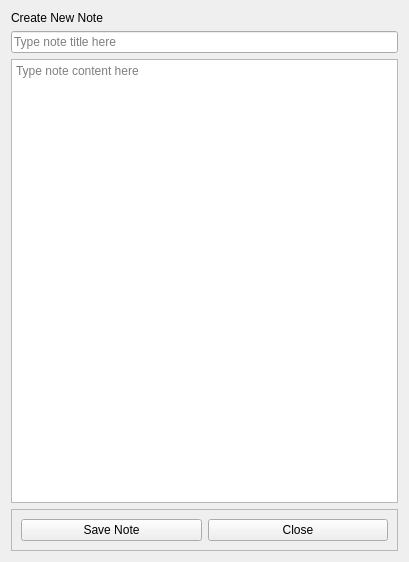
<?xml version="1.0" encoding="UTF-8"?>
<ui version="4.0">
 <class>AddNote</class>
 <widget class="QWidget" name="AddNote">
  <property name="geometry">
   <rect>
    <x>0</x>
    <y>0</y>
    <width>409</width>
    <height>562</height>
   </rect>
  </property>
  <property name="windowTitle">
   <string>Form</string>
  </property>
  <layout class="QVBoxLayout" name="verticalLayout">
   <item>
    <widget class="QLabel" name="label">
     <property name="text">
      <string>Create New Note</string>
     </property>
    </widget>
   </item>
   <item>
    <widget class="QLineEdit" name="lineEdit">
     <property name="maxLength">
      <number>10</number>
     </property>
     <property name="placeholderText">
      <string>Type note title here</string>
     </property>
    </widget>
   </item>
   <item>
    <widget class="QPlainTextEdit" name="plainTextEdit">
     <property name="placeholderText">
      <string>Type note content here</string>
     </property>
    </widget>
   </item>
   <item>
    <widget class="QFrame" name="frame">
     <property name="frameShape">
      <enum>QFrame::StyledPanel</enum>
     </property>
     <property name="frameShadow">
      <enum>QFrame::Raised</enum>
     </property>
     <layout class="QHBoxLayout" name="horizontalLayout">
      <item>
       <widget class="QPushButton" name="pushButton">
        <property name="text">
         <string>Save Note</string>
        </property>
       </widget>
      </item>
      <item>
       <widget class="QPushButton" name="pushButton_2">
        <property name="text">
         <string>Close</string>
        </property>
       </widget>
      </item>
     </layout>
    </widget>
   </item>
  </layout>
 </widget>
 <resources/>
 <connections/>
</ui>
